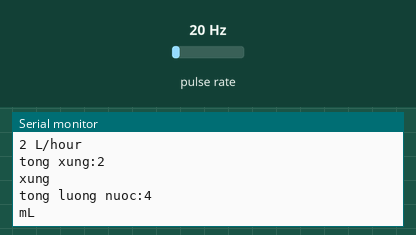
Bench run of a sketch on a simulated Arduino Uno, built with avr-gcc and run on an emulated ATmega328P. Shown: the last lines printed to the serial monitor. Wiring (inferred from the names in the program): pulse sensor: data pin 2. The inputs (shaded band) are chosen by the test bench; at power-on: pulse rate 20 Hz.

Above: at 1.2 s.
1.3 s: pulse rate (sensor on pin 2) set to 4 Hz
At 2.4 s:
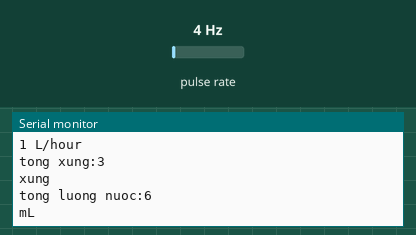
2.8 s: pulse rate (sensor on pin 2) set to 50 Hz
At 3.8 s:
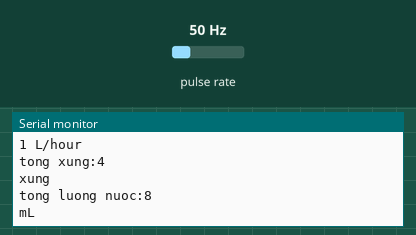
Timing chart, 0 to 5.8 s (numbered marks = the images above; inputs shaded):
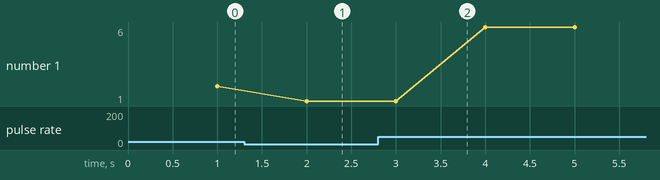

The sketch:

SENSOR_LUU_LUONG.ino
```cpp
volatile int flow_frequency; // Đo xung cảm biến lưu lượng
unsigned int l_hour; // Tính toán số lít/giờ
unsigned char flowsensor = 2; // Cảm biến nối với chân 2
unsigned long currentTime;
unsigned long cloopTime;
int tongxung=0;
int luongnuoc=0;
void flow () // Hàm ngắt
{
   flow_frequency++;
}
void setup()
{
   pinMode(flowsensor, INPUT);
   digitalWrite(flowsensor, HIGH); // Optional Internal Pull-Up
   Serial.begin(9600);
   attachInterrupt(0, flow, RISING); // Setup Interrupt
   sei(); // Enable interrupts
   currentTime = millis();
   cloopTime = currentTime;
}
void loop ()
{
   currentTime = millis();
   // Every second, calculate and print litres/hour
   if(currentTime >= (cloopTime + 1000))
   {
      cloopTime = currentTime; // Updates cloopTime
      // Pulse frequency (Hz) = 7.5Q, Q is flow rate in L/min.
      l_hour = (flow_frequency / 7.5); // (Pulse frequency x 60 min) / 7.5Q = flowrate in L/hour
      flow_frequency = 0; // Reset Counter
      tongxung+=(l_hour);
 luongnuoc+=(l_hour*1000)/450;
      Serial.print(l_hour, DEC); // Print litres/hour
      Serial.println(" L/hour");
      Serial.print("tong xung:");
      Serial.println(tongxung);
      Serial.println("xung");
      Serial.print("tong luong nuoc:");
      Serial.println(luongnuoc);
      Serial.print("mL");
      Serial.print("\n");

   }
}
```

Measured:
- after the input at 1.3 s, the serial monitor: prints a new line after 0.70 s (image 1)
- after the input at 2.8 s, the serial monitor: prints a new line after 0.21 s (image 2)
- plotted number 1: 2 → 1 after the input at 1.3 s
